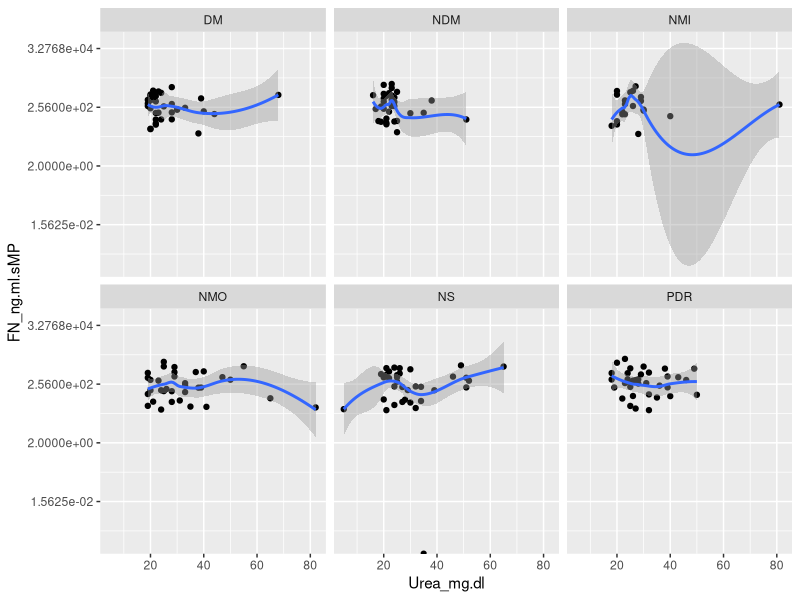

Write the R code that produced this figure.
## ---- chunk 1
setwd("G:/GITHUB/DHR-MP-ELISA")
dir()

## ---- chunk 2
library(tidyverse)
library(caret)
library(ggplot2)
## ---- chunk 3
data <- read.csv("./CD_ACF_all.csv")
data
str(data)
## ---- chunk 4
ggplot(data, aes(x = Urea_mg.dl, y = FN_ng.ml.sMP)) +
  geom_point() + 
  stat_smooth() +
  facet_wrap(~Category.x) +
  scale_y_continuous(trans = 'log2')



